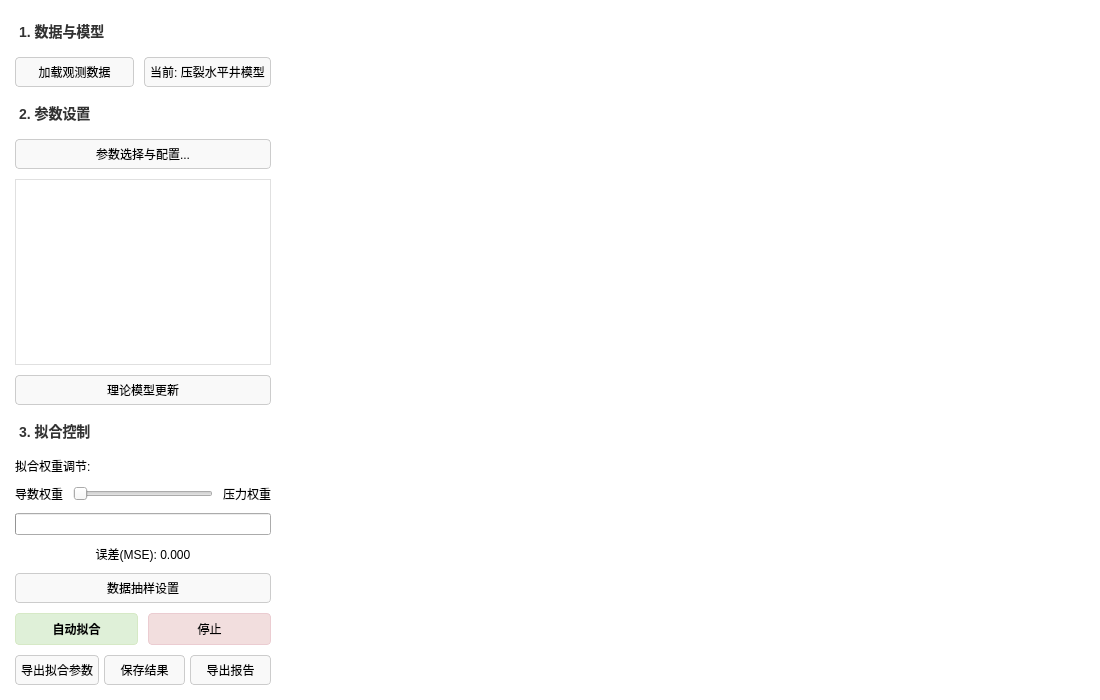
<?xml version="1.0" encoding="UTF-8"?>
<ui version="4.0">
 <class>FittingWidget</class>
 <widget class="QWidget" name="FittingWidget">
  <property name="geometry">
   <rect>
    <x>0</x>
    <y>0</y>
    <width>1100</width>
    <height>700</height>
   </rect>
  </property>
  <property name="windowTitle">
   <string>试井解释拟合</string>
  </property>
  <property name="styleSheet">
   <string notr="true">/* 模块整体作为统一白色工作区 */
#FittingWidget {
        background-color: #ffffff;
        color: #333333;
        font-family: &quot;Microsoft YaHei&quot;;
}

/* 内部容器默认透明，避免白块拼接 */
QWidget#plotContainer, QWidget#leftPanelWidget {
    background-color: transparent;
    border: none;
}

/* 按钮通用样式 */
QPushButton {
        border: 1px solid #cccccc;
        border-radius: 4px;
        padding: 5px;
        background-color: #f9f9f9;
}
QPushButton:hover {
        background-color: #f0f0f0;
        border-color: #0078d7;
}
QPushButton:pressed {
        background-color: #e0e0e0;
}

/* 标题栏样式 */
QLabel#label_Section1, QLabel#label_Section2, QLabel#label_Section3 {
    font-weight: bold;
    font-size: 14px;
    color: #333;
    border-bottom: 2px solid #e0e0e0;
    padding-bottom: 3px;
    margin-top: 5px;
}
</string>
  </property>
  <layout class="QVBoxLayout" name="verticalLayout_Main">
   <property name="spacing">
    <number>0</number>
   </property>
   <property name="leftMargin">
    <number>0</number>
   </property>
   <property name="topMargin">
    <number>0</number>
   </property>
   <property name="rightMargin">
    <number>0</number>
   </property>
   <property name="bottomMargin">
    <number>0</number>
   </property>
   <item>
    <widget class="QSplitter" name="splitter">
     <property name="orientation">
      <enum>Qt::Orientation::Horizontal</enum>
     </property>
     <property name="handleWidth">
      <number>1</number>
     </property>
     <widget class="QWidget" name="leftPanelWidget" native="true">
      <property name="minimumSize">
       <size>
        <width>250</width>
        <height>0</height>
       </size>
      </property>
      <layout class="QVBoxLayout" name="verticalLayout_Left">
       <property name="spacing">
        <number>10</number>
       </property>
       <property name="leftMargin">
        <number>15</number>
       </property>
       <property name="topMargin">
        <number>15</number>
       </property>
       <property name="rightMargin">
        <number>15</number>
       </property>
       <property name="bottomMargin">
        <number>15</number>
       </property>
       <item>
        <widget class="QLabel" name="label_Section1">
         <property name="text">
          <string>1. 数据与模型</string>
         </property>
        </widget>
       </item>
       <item>
        <layout class="QHBoxLayout" name="horizontalLayout_DataModel">
         <item>
          <widget class="QPushButton" name="btnLoadData">
           <property name="sizePolicy">
            <sizepolicy hsizetype="Expanding" vsizetype="Fixed">
             <horstretch>1</horstretch>
             <verstretch>0</verstretch>
            </sizepolicy>
           </property>
           <property name="text">
            <string>加载观测数据</string>
           </property>
          </widget>
         </item>
         <item>
          <widget class="QPushButton" name="btn_modelSelect">
           <property name="sizePolicy">
            <sizepolicy hsizetype="Expanding" vsizetype="Fixed">
             <horstretch>1</horstretch>
             <verstretch>0</verstretch>
            </sizepolicy>
           </property>
           <property name="text">
            <string>当前: 压裂水平井模型</string>
           </property>
          </widget>
         </item>
        </layout>
       </item>
       <item>
        <widget class="QLabel" name="label_Section2">
         <property name="text">
          <string>2. 参数设置</string>
         </property>
        </widget>
       </item>
       <item>
        <widget class="QPushButton" name="btnSelectParams">
         <property name="text">
          <string>参数选择与配置...</string>
         </property>
        </widget>
       </item>
       <item>
        <widget class="QTableWidget" name="tableParams">
         <property name="sizePolicy">
          <sizepolicy hsizetype="Expanding" vsizetype="Expanding">
           <horstretch>0</horstretch>
           <verstretch>0</verstretch>
          </sizepolicy>
         </property>
         <property name="styleSheet">
          <string notr="true">border: 1px solid #e0e0e0; background-color: white;</string>
         </property>
         <property name="alternatingRowColors">
          <bool>true</bool>
         </property>
         <attribute name="verticalHeaderVisible">
          <bool>false</bool>
         </attribute>
        </widget>
       </item>
       <item>
        <layout class="QVBoxLayout" name="verticalLayout_ParamTools">
         <property name="spacing">
          <number>6</number>
         </property>
         <item>
          <widget class="QPushButton" name="btnImportModel">
           <property name="text">
            <string>理论模型更新</string>
           </property>
          </widget>
         </item>
        </layout>
       </item>
       <item>
        <widget class="QLabel" name="label_Section3">
         <property name="text">
          <string>3. 拟合控制</string>
         </property>
        </widget>
       </item>
       <item>
        <widget class="QLabel" name="label_WeightTitle">
         <property name="text">
          <string>拟合权重调节:</string>
         </property>
        </widget>
       </item>
       <item>
        <layout class="QHBoxLayout" name="horizontalLayout_Weight">
         <item>
          <widget class="QLabel" name="label_ValDerivative">
           <property name="text">
            <string>导数权重</string>
           </property>
          </widget>
         </item>
         <item>
          <widget class="QSlider" name="sliderWeight">
           <property name="orientation">
            <enum>Qt::Orientation::Horizontal</enum>
           </property>
          </widget>
         </item>
         <item>
          <widget class="QLabel" name="label_ValPressure">
           <property name="text">
            <string>压力权重</string>
           </property>
          </widget>
         </item>
        </layout>
       </item>
       <item>
        <widget class="QProgressBar" name="progressBar">
         <property name="value">
          <number>0</number>
         </property>
         <property name="textVisible">
          <bool>false</bool>
         </property>
        </widget>
       </item>
       <item>
        <widget class="QLabel" name="label_Error">
         <property name="text">
          <string>误差(MSE): 0.000</string>
         </property>
         <property name="alignment">
          <set>Qt::AlignmentFlag::AlignCenter</set>
         </property>
        </widget>
       </item>
       <item>
        <widget class="QPushButton" name="btnSamplingSettings">
         <property name="text">
          <string>数据抽样设置</string>
         </property>
        </widget>
       </item>
       <item>
        <layout class="QHBoxLayout" name="horizontalLayout_Actions">
         <item>
          <widget class="QPushButton" name="btnRunFit">
           <property name="styleSheet">
            <string notr="true">background-color: #dff0d8; border: 1px solid #d6e9c6; padding: 6px; font-weight: bold;</string>
           </property>
           <property name="text">
            <string>自动拟合</string>
           </property>
          </widget>
         </item>
         <item>
          <widget class="QPushButton" name="btnStop">
           <property name="styleSheet">
            <string notr="true">background-color: #f2dede; border: 1px solid #ebccd1; padding: 6px;</string>
           </property>
           <property name="text">
            <string>停止</string>
           </property>
          </widget>
         </item>
        </layout>
       </item>
       <item>
        <layout class="QHBoxLayout" name="horizontalLayout_Exports">
         <property name="spacing">
          <number>5</number>
         </property>
         <item>
          <widget class="QPushButton" name="btnExportData">
           <property name="text">
            <string>导出拟合参数</string>
           </property>
          </widget>
         </item>
         <item>
          <widget class="QPushButton" name="btnSaveFit">
           <property name="text">
            <string>保存结果</string>
           </property>
          </widget>
         </item>
         <item>
          <widget class="QPushButton" name="btnExportReport">
           <property name="text">
            <string>导出报告</string>
           </property>
          </widget>
         </item>
        </layout>
       </item>
      </layout>
     </widget>
     <widget class="QWidget" name="plotContainer" native="true">
      <property name="sizePolicy">
       <sizepolicy hsizetype="Expanding" vsizetype="Expanding">
        <horstretch>1</horstretch>
        <verstretch>0</verstretch>
       </sizepolicy>
      </property>
      <layout class="QVBoxLayout" name="verticalLayout_Plot">
       <property name="spacing">
        <number>0</number>
       </property>
       <property name="leftMargin">
        <number>0</number>
       </property>
       <property name="topMargin">
        <number>0</number>
       </property>
       <property name="rightMargin">
        <number>0</number>
       </property>
       <property name="bottomMargin">
        <number>0</number>
       </property>
      </layout>
     </widget>
    </widget>
   </item>
  </layout>
 </widget>
 <resources/>
 <connections/>
</ui>
